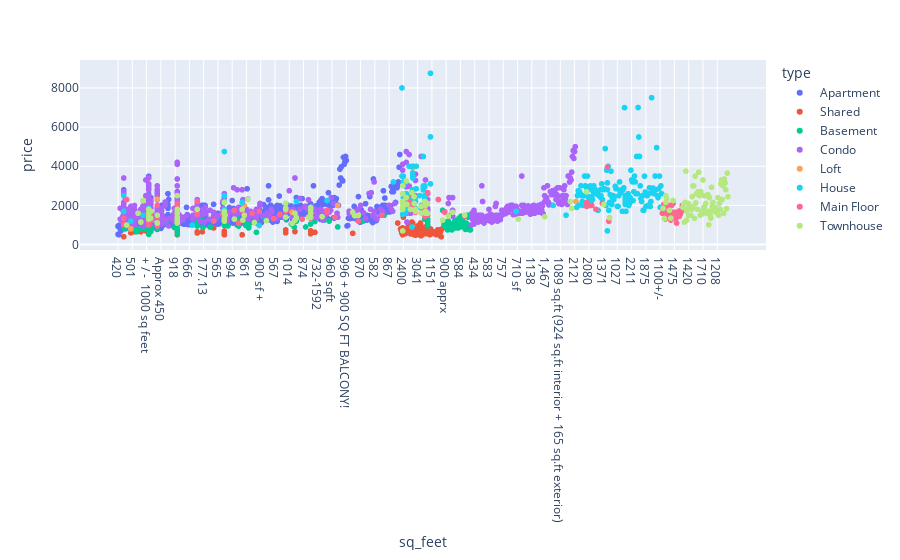

Notebook source saved alongside this figure:
### Code cell
import plotly.express as px
fig = px.scatter(df_total, x="sq_feet", y="price", color="type")
fig.show()

### Figure 1 — Plotly figure (JSON) as saved in the notebook; plotly's stock layout.template omitted (floating-point values rounded to 4 significant figures; data arrays with more than 128 entries replaced by an {"elided": "..."} marker saying what was removed)
{"data": [{"hovertemplate": "type=Apartment<br>sq_feet=%{x}<br>price=%{y}<extra></extra>", "legendgroup": "Apartment", "marker": {"color": "#636efa", "symbol": "circle"}, "mode": "markers", "name": "Apartment", "showlegend": true, "type": "scattergl", "x": {"elided": "761 str values"}, "xaxis": "x", "y": {"elided": "761 int values"}, "yaxis": "y"}, {"hovertemplate": "type=Shared<br>sq_feet=%{x}<br>price=%{y}<extra></extra>", "legendgroup": "Shared", "marker": {"color": "#EF553B", "symbol": "circle"}, "mode": "markers", "name": "Shared", "showlegend": true, "type": "scattergl", "x": ["1517", "1200", "1890", "695", "980", "3000", "500", "1400", "2400", "Approx 400 q ft", "1400", "2100 sq ft", "1900", "1800", "880", "1200", "220", "3300", "2200", "1000 sf", "500", "700", "903", "110", "1700", "2000", "1260", "1450", "1202", "890", "1200", "881", "1700", "1400", "1250", "1150", "1350", "2800", "1268", "3041", "190", "1688", "500", "1680", "1350", "180", "1500", "120", "1338", "1250", "1450", "900", "800", "1800", "2500", "1450", "HUGE HOUSE", "900", "2800", "1500", "1600", "1100", "1300", "1647", "1600", "1257", "1050", "4000", "750", "950", "1500", "1200", "500sq ft", "1050", "3000sqft", "3500", "1117", "1151", "1275", "1100", "1140", "650", "1395", "2400", "1300", "110", "1409", "1511", "approx. 1400sq.ft. (very large!)", "90", "1400", "1000", "600", "1200", "2000", "1282.05 + 1171", "1150", "2325", "2000", "220", "1500", "900", "1180", "1900", "1200", "3600", "950", "2070", "1260", "2207", "764", "1280", "850", "450", "1050", "3500", "3300", "920", "1600", "3000", "1487", "1600"], "xaxis": "x", "y": [800, 650, 700, 575, 500, 575, 675, 500, 650, 700, 850, 600, 560, 750, 800, 500, 695, 700, 900, 725, 849, 650, 545, 745, 595, 1100, 625, 650, 650, 850, 975, 1100, 1150, 660, 600, 700, 480, 800, 550, 950, 500, 900, 650, 750, 700, 1100, 900, 500, 700, 750, 500, 800, 1000, 700, 600, 550, 750, 800, 550, 600, 550, 650, 700, 600, 800, 750, 695, 675, 700, 595, 450, 685, 700, 695, 500, 800, 700, 560, 675, 500, 660, 900, 600, 1400, 550, 575, 585, 550, 550, 510, 750, 600, 600, 620, 775, 530, 550, 750, 600, 690, 575, 1100, 500, 600, 1000, 550, 650, 750, 550, 650, 650, 400, 400, 1450, 600, 650, 950, 625, 895, 799, 795, 600], "yaxis": "y"}, {"hovertemplate": "type=Basement<br>sq_feet=%{x}<br>price=%{y}<extra></extra>", "legendgroup": "Basement", "marker": {"color": "#00cc96", "symbol": "circle"}, "mode": "markers", "name": "Basement", "showlegend": true, "type": "scattergl", "x": {"elided": "235 str values"}, "xaxis": "x", "y": {"elided": "235 int values"}, "yaxis": "y"}, {"hovertemplate": "type=Condo<br>sq_feet=%{x}<br>price=%{y}<extra></extra>", "legendgroup": "Condo", "marker": {"color": "#ab63fa", "symbol": "circle"}, "mode": "markers", "name": "Condo", "showlegend": true, "type": "scattergl", "x": {"elided": "564 str values"}, "xaxis": "x", "y": {"elided": "564 int values"}, "yaxis": "y"}, {"hovertemplate": "type=Loft<br>sq_feet=%{x}<br>price=%{y}<extra></extra>", "legendgroup": "Loft", "marker": {"color": "#FFA15A", "symbol": "circle"}, "mode": "markers", "name": "Loft", "showlegend": true, "type": "scattergl", "x": ["795", "780", "680", "1200", "2000", "800", "1000", "1048", "600", "900"], "xaxis": "x", "y": [2003, 2000, 1650, 2500, 3900, 1650, 1500, 2200, 800, 2318], "yaxis": "y"}, {"hovertemplate": "type=House<br>sq_feet=%{x}<br>price=%{y}<extra></extra>", "legendgroup": "House", "marker": {"color": "#19d3f3", "symbol": "circle"}, "mode": "markers", "name": "House", "showlegend": true, "type": "scattergl", "x": {"elided": "231 str values"}, "xaxis": "x", "y": {"elided": "231 int values"}, "yaxis": "y"}, {"hovertemplate": "type=Main Floor<br>sq_feet=%{x}<br>price=%{y}<extra></extra>", "legendgroup": "Main Floor", "marker": {"color": "#FF6692", "symbol": "circle"}, "mode": "markers", "name": "Main Floor", "showlegend": true, "type": "scattergl", "x": ["900", "1067", "858.37", "1039", "2200", "1100", "900", "951", "1100", "1621", "1385", "1130", "1250", "1550", "950", "1050", "1650", "1250", "989", "1150", "900", "1100", "1100", "1441", "1650", "950", "900", "1700", "900", "1100", "1300", "1050", "1000", "1030", "1426", "1018", "854", "860", "1120", "1795", "1173", "850", "2100", "900", "1000", "1010", "1247", "900", "1600", "1000", "1056", "1000", "550", "850", "1792", "1650", "960", "1171", "1100", "1200", "1100", "1425", "1100", "1000", "1067", "2700", "1130", "1200", "1051", "1600", "840", "980", "980 sq feet", "1475", "1180", "890", "1300", "1000", "800", "1049", "985", "1100", "1200", "2100", "1200", "1200", "1100", "1750", "1100", "1800", "1000", "2000", "1023", "1100", "872", "730", "1100", "1000", "1350", "1000+/-", "+/- 1000", "1000", "976", "1600", "1600", "1111", "814", "976 sq.ft.", "1100", "Approx 1500", "1525", "1250 sq ft", "1000", "800", "1000+", "1190", "1200", "1600+", "1600"], "xaxis": "x", "y": [1475, 1750, 1600, 1650, 2200, 1305, 955, 1550, 1480, 2050, 1695, 1685, 1700, 2000, 1550, 1500, 2000, 1850, 1200, 1350, 1150, 1300, 1750, 1800, 1800, 2200, 1348, 1950, 1450, 2000, 2195, 2650, 1500, 1520, 1500, 1650, 1300, 1750, 1195, 2000, 1595, 1350, 1950, 1450, 1400, 1390, 1650, 2000, 1800, 1000, 1250, 1600, 2300, 1025, 2000, 1800, 1650, 1650, 1350, 1500, 1800, 2095, 1750, 1400, 1650, 3950, 1300, 1275, 1325, 1675, 1100, 1750, 1400, 1650, 2300, 1200, 1550, 1500, 1600, 1595, 1450, 1300, 1500, 2150, 1450, 1700, 1350, 2100, 1450, 2395, 1625, 2500, 1330, 1650, 1098, 1600, 1650, 1475, 1650, 1475, 1450, 1275, 1500, 1450, 1600, 1700, 1500, 1450, 2100, 1550, 1799, 1750, 1100, 1250, 1700, 1700, 1700, 2000, 1950], "yaxis": "y"}, {"hovertemplate": "type=Townhouse<br>sq_feet=%{x}<br>price=%{y}<extra></extra>", "legendgroup": "Townhouse", "marker": {"color": "#B6E880", "symbol": "circle"}, "mode": "markers", "name": "Townhouse", "showlegend": true, "type": "scattergl", "x": {"elided": "171 str values"}, "xaxis": "x", "y": {"elided": "171 int values"}, "yaxis": "y"}], "layout": {"legend": {"title": {"text": "type"}, "tracegroupgap": 0}, "margin": {"t": 60}, "xaxis": {"anchor": "y", "domain": [0, 1], "title": {"text": "sq_feet"}}, "yaxis": {"anchor": "x", "domain": [0, 1], "title": {"text": "price"}}}}
